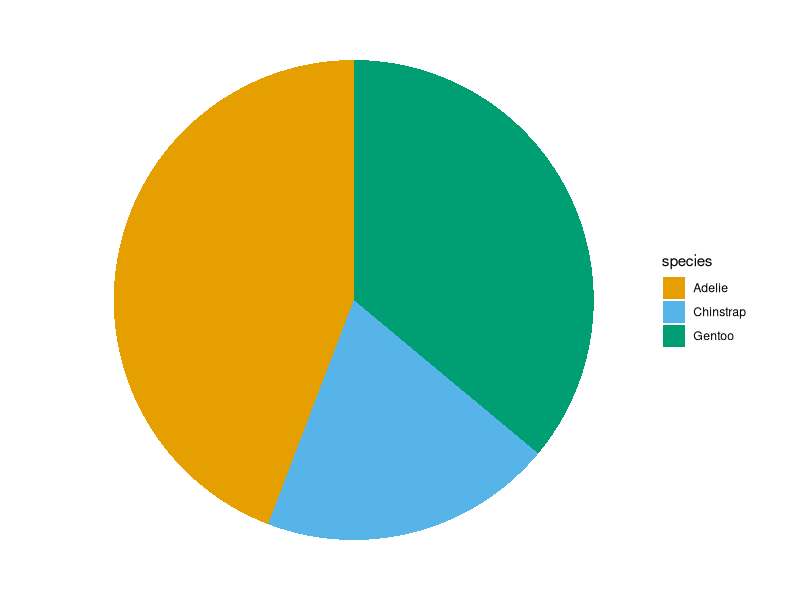
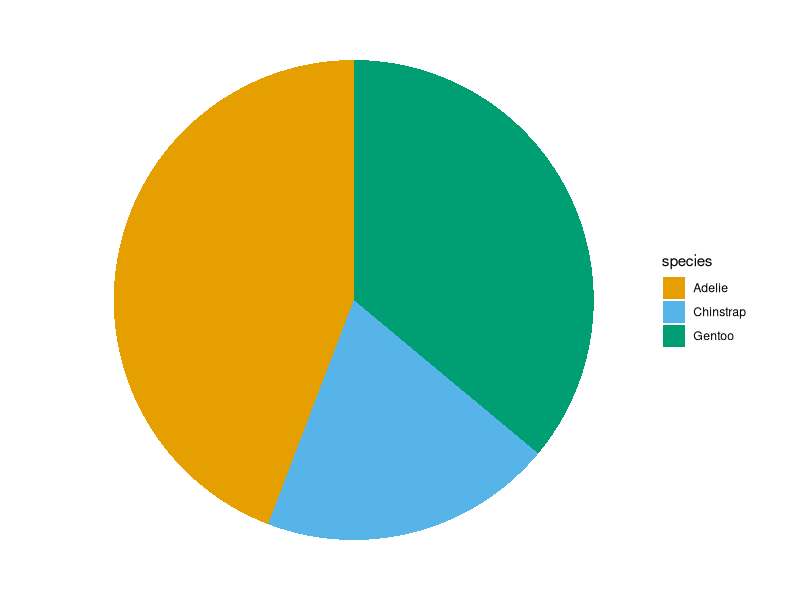

Write the R code that produced these figures, in order.

            library(ggplot2)
            library(palmerpenguins)
            built_answer <- tryCatch(
                {
                    set.seed(42)
                    ggplot(penguins, aes(x = "", fill = species)) + geom_bar() + coord_polar(theta = "y") + scale_fill_manual(values = c(Adelie = "#E69F00", Chinstrap = "#56B4E9", Gentoo = "#009E73")) + theme_void()
                    suppressWarnings(
                        if (!file.exists("/sandbox/figures/species_count_pie_coord_polar_scale_fill_manual_answer.png")) {
                            ggsave(
                                width = 3,
                                height = 3,
                                "/sandbox/figures/species_count_pie_coord_polar_scale_fill_manual_answer.png"
                            )
                        }
                    )
                    suppressWarnings(
                        ggplot_build(last_plot())
                    )
                },
                error = function(e) {
                    'ERROR'
                }
            )
            built_submission <- tryCatch(
                {
                    set.seed(42)
                    ggplot(penguins, aes(x = "", fill = species)) +
  geom_bar(stat = "count") +
  coord_polar(theta = "y") +
  scale_fill_manual(values = c("Adelie" = "#E69F00", "Chinstrap" = "#56B4E9", "Gentoo" = "#009E73")) +
  theme_void()
                    suppressWarnings(
                        ggsave(
                            width = 3,
                            height = 3,
                            "figures/species_count_pie_coord_polar_scale_fill_manual_submission_command-a-plus.png"
                        )
                    )
                    suppressWarnings(
                        ggplot_build(last_plot())
                    )
                },
                error = function(e) {
                    'ERROR'
                }
            )
            cat(isTRUE(all.equal(built_answer, built_submission)))
        
